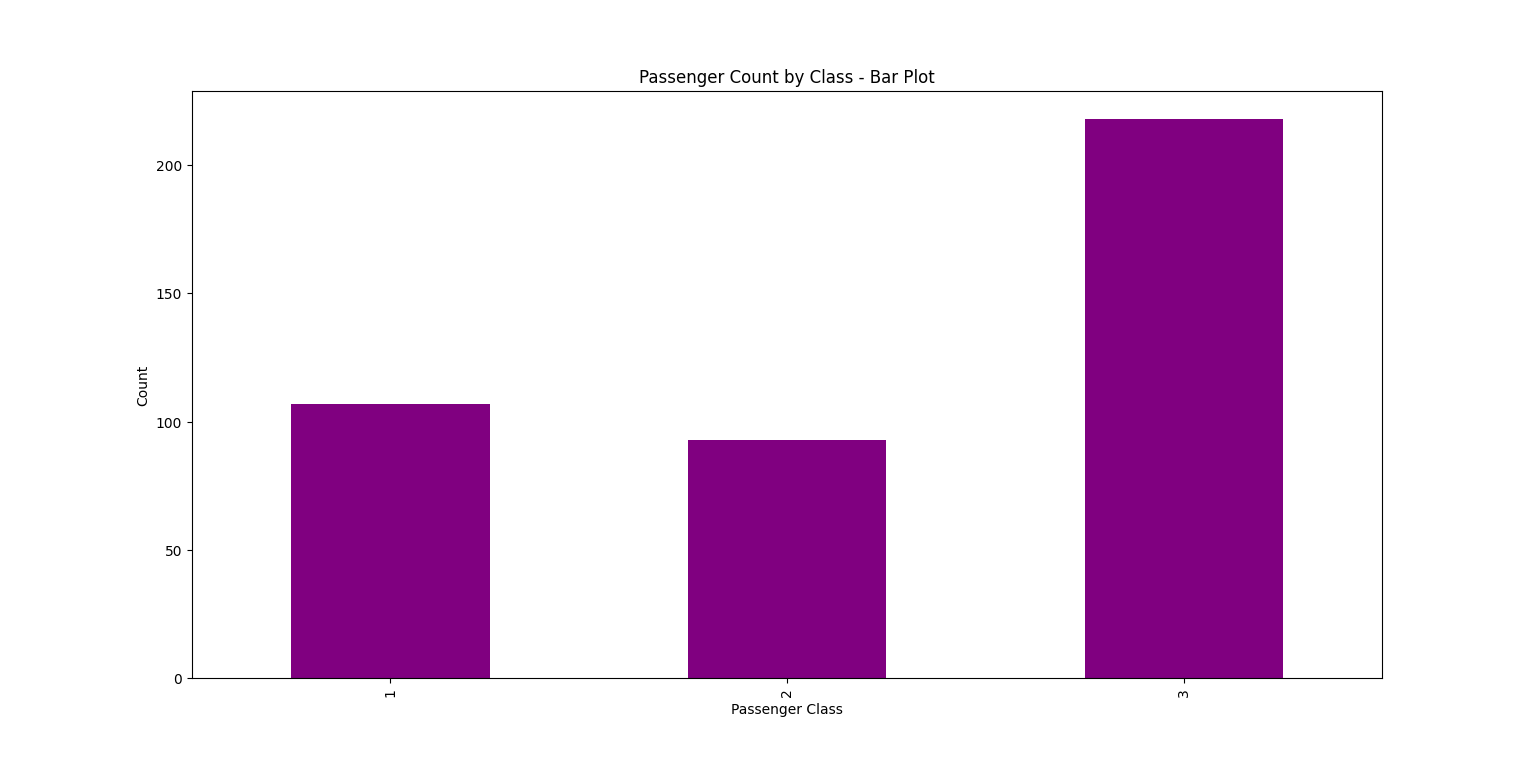

Here is the Python script that generated this plot:
import zipfile
import pandas as pd
import matplotlib.pyplot as plt

with zipfile.ZipFile(r"C:\Users\Acer\OneDrive\Desktop\archive.zip", 'r') as zip_ref:

    zip_ref.extractall("data/")

df = pd.read_csv("data/tested.csv")


df["Pclass"].value_counts().sort_index().plot(kind='bar', color='purple')
plt.title("Passenger Count by Class - Bar Plot")
plt.xlabel("Passenger Class")
plt.ylabel("Count")
plt.show()
